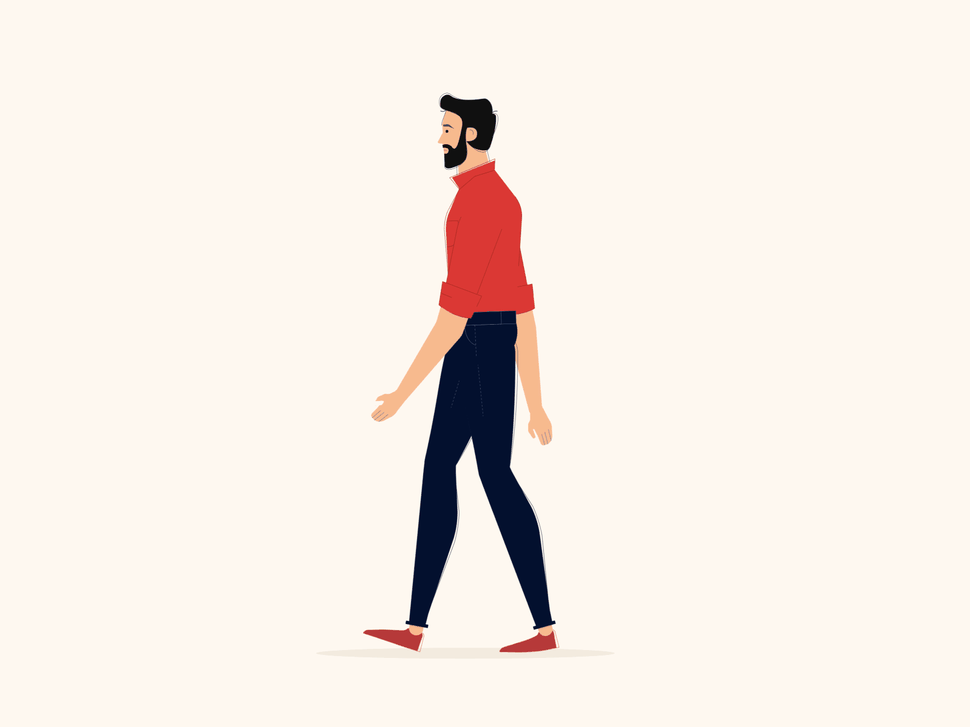
#> input picture walking_man.gif, 970 x 727 px, shrunk from 1600 x 1200 before the run
$ python generate_masks_from_gif.py
#> lines starting #> are read from the running program, lines starting #| are printed output that depends on the picture; after the words box and inside, x2 and y2 are one past the last pixel; in counts of white or black regions, pixels touching at a corner belong together
import cv2
import numpy as np
from PIL import Image, ImageSequence
import matplotlib.pyplot as plt
import os

def generate_mask_from_gif(gif_path, output_dir):
#> called with gif_path = 'walking_man.gif', output_dir = 'output_masks'
    os.makedirs(output_dir, exist_ok=True)

    gif = Image.open(gif_path)
#> gif is the input picture: PIL image 970x727 P; mean R, G, B 245, 236.5, 229.4
    frame_count = 0

    for frame in ImageSequence.Iterator(gif):
        frame_rgb = np.array(frame.convert("RGB"))
        frame_bgr = cv2.cvtColor(frame_rgb, cv2.COLOR_RGB2BGR)
        gray = cv2.cvtColor(frame_bgr, cv2.COLOR_BGR2GRAY)

        edges = cv2.Canny(gray, threshold1=30, threshold2=200)

        contours, _ = cv2.findContours(edges, cv2.RETR_EXTERNAL, cv2.CHAIN_APPROX_SIMPLE)
        mask = np.zeros_like(gray)
        cv2.drawContours(mask, contours, -1, color=255, thickness=cv2.FILLED)

        kernel = np.ones((30, 30), np.uint8)
        mask = cv2.morphologyEx(mask, cv2.MORPH_CLOSE, kernel)

        mask_filename = os.path.join(output_dir, f"mask_frame_{frame_count:03d}.png")
        cv2.imwrite(mask_filename, mask)

        if frame_count == 0:
            plt.figure(figsize=(12, 6))
            plt.subplot(1, 3, 1)
            plt.title("Original Frame")
            plt.imshow(frame_rgb)
            plt.axis('off')

            plt.subplot(1, 3, 2)
            plt.title("Edge Detection")
            plt.imshow(edges, cmap='gray')
            plt.axis('off')

            plt.subplot(1, 3, 3)
            plt.title("Generated Mask")
            plt.imshow(mask, cmap='gray')
            plt.axis('off')

            plt.tight_layout()
            plt.show()

        frame_count += 1
#> this loop made 1 pass
#> frame_count on pass 1: 1
#> pass 1, in generate_mask_from_gif, `gray = cv2.cvtColor(frame_bgr, cv2.COLOR_BGR2GRAY)`:
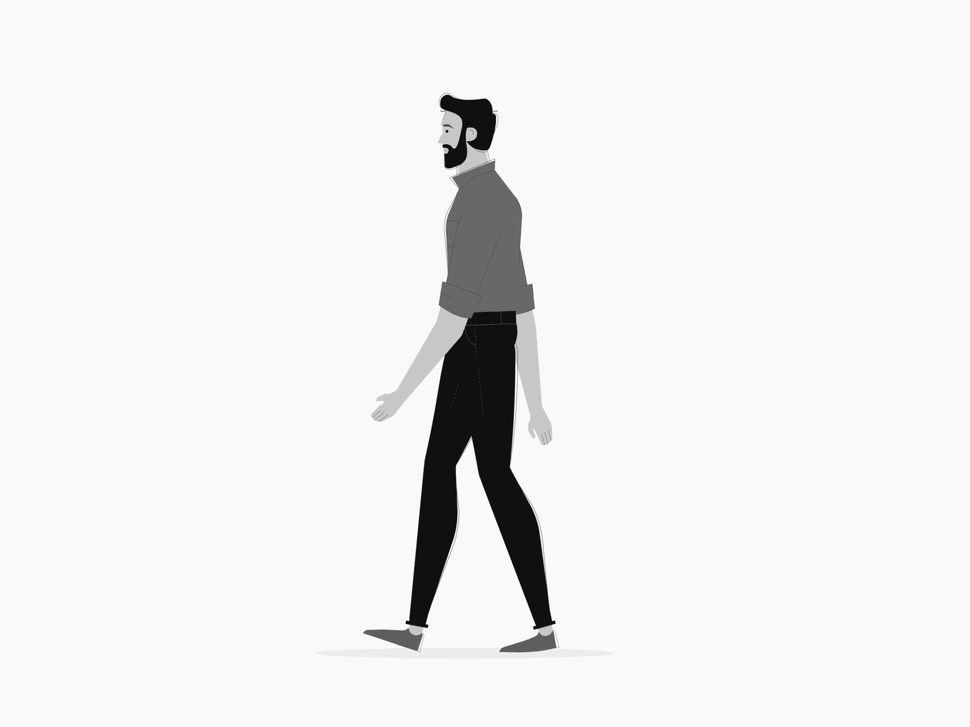
#> gray: shape (727, 970); min 5, max 255, mean 238.3
#> pass 1, in generate_mask_from_gif, `edges = cv2.Canny(gray, threshold1=30, threshold2=200)`:
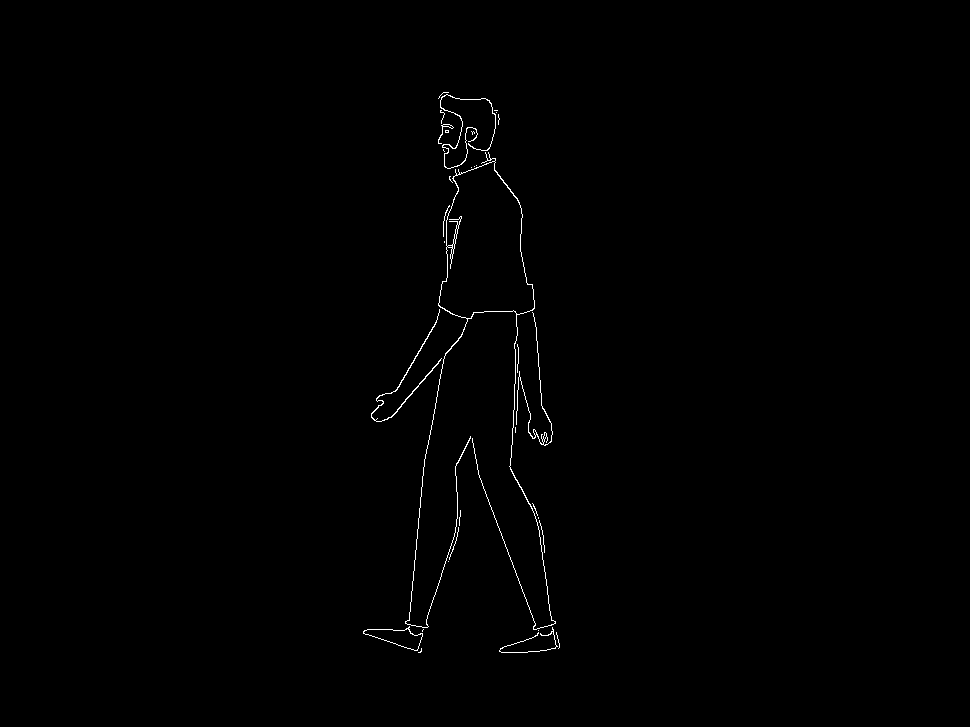
#> edges: shape (727, 970); 0.48% white in thin lines or dots, all inside (x1, y1, x2, y2) = (363, 92, 560, 653)
#> pass 1, in generate_mask_from_gif, `mask = cv2.morphologyEx(mask, cv2.MORPH_CLOSE, kernel)`:
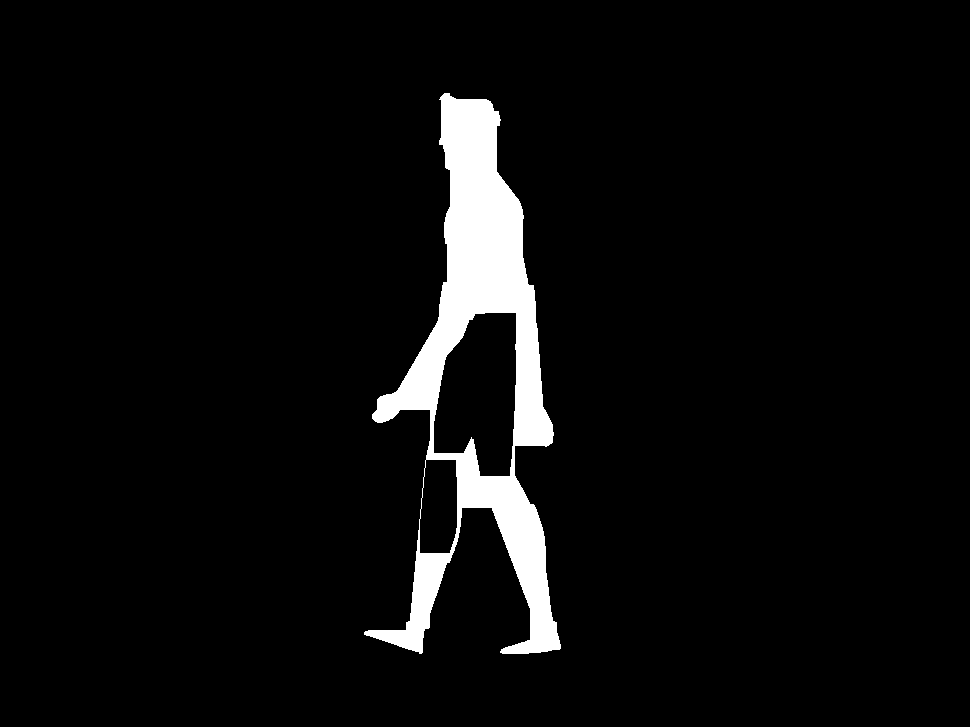
#> mask: shape (727, 970); 4.8% white; 1 white region, box (x1, y1, x2, y2) and area: (364, 93, 561, 654) 34138
#> pass 1, in generate_mask_from_gif, `plt.show()`:
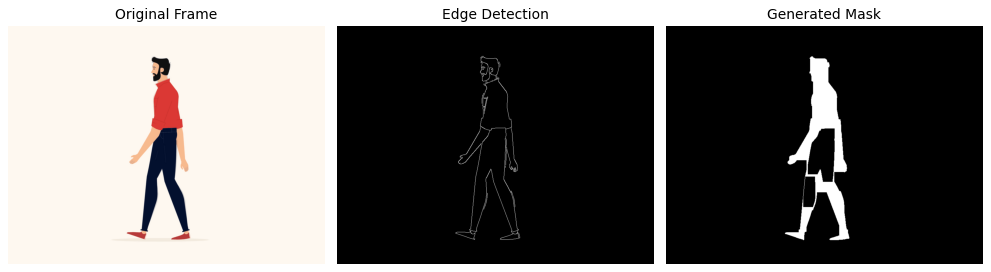
#> figure drawn by matplotlib, 3 panels
#> after the loop, frame_count = 1

    print(f"Processed {frame_count} frames. Masks saved to '{output_dir}'.")
#| Processed 1 frames. Masks saved to 'output_masks'.

gif_path = "walking_man.gif"
output_dir = "output_masks"

generate_mask_from_gif(gif_path, output_dir)
